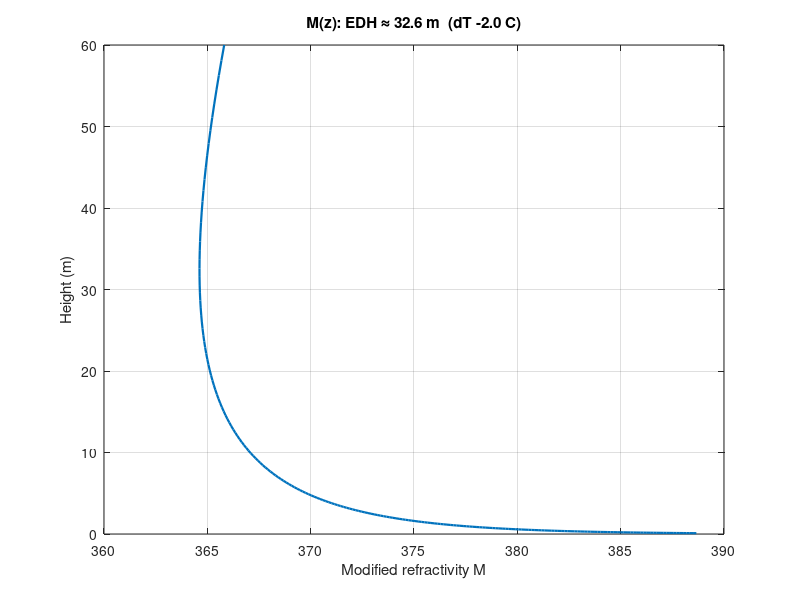

Recreate this plot in MATLAB. (Note: this script raises an error after producing the figure.)
%% Evaporation / surface-duct refractivity model  (MATLAB)  — AI-assisted (Claude)
% Predicts over-water VHF/UHF ducting from bulk marine weather, for Einstein's
% ocean-scatter / sea-path propagation studies. Computes the modified refractivity
% profile M(z) and the evaporation duct height (EDH), and flags surface-based
% inversions. Simplified (neutral log profiles); for research/triage, not a
% replacement for a full NPS/PJ bulk model.
%
% Inputs (edit below): SST, air temp, RH at reference height, pressure, wind.
% Run:  >> evap_duct

function evap_duct
  % ---- bulk marine inputs ----
  SST  = 29;      % sea surface temp (C)
  Ta   = 27;      % air temp at zr (C)
  RH   = 70;      % relative humidity at zr (%)
  P    = 1015;    % surface pressure (hPa)
  U    = 6;       % wind speed at zr (m/s)
  zr   = 10;      % reference measurement height (m)

  z  = logspace(log10(0.1), log10(60), 200).';   % heights (m)
  z0 = 1.5e-4;                                    % sea roughness length (m)

  % surface (saturated over seawater, salinity -2%) and reference humidity
  eS = 0.98*esat(SST);  qS = spechum(eS,P);
  eR = (RH/100)*esat(Ta); qR = spechum(eR,P);

  % neutral log profiles of T and q between surface and zr
  f  = log(z/z0)/log(zr/z0); f = min(max(f,0),1.2);
  Tz = SST + (Ta-SST).*f;
  qz = qS  + (qR-qS ).*f;
  ez = qz.*P./(622+0.378*qz);        % vapor pressure from specific humidity
  Nz = 77.6*P./(Tz+273.15) + 3.73e5*ez./(Tz+273.15).^2;
  Mz = Nz + 0.157*z;                 % modified refractivity

  % evaporation duct height = height of the M minimum (dM/dz = 0)
  [~,iMin] = min(Mz); EDH = z(iMin);
  astd = Ta - SST;
  trapped = any(diff(Mz)<0);

  fprintf('SST %.1f  Ta %.1f  RH %.0f%%  U %.1f m/s\n', SST,Ta,RH,U);
  fprintf('Air-sea dT = %+.1f C | humidity deficit %.1f g/kg\n', astd, qS-qR);
  fprintf('Evaporation duct height EDH = %.1f m | trapping layer present: %d\n', EDH, trapped);
  if astd>1.5, fprintf('Warm air over cooler sea -> surface-based (inversion) duct likely.\n'); end
  if EDH>15, fprintf('Strong evaporation duct -> VHF/UHF over-water enhancement likely.\n');
  elseif EDH>6, fprintf('Moderate evaporation duct.\n'); else, fprintf('Weak/no evaporation duct.\n'); end

  figure; plot(Mz,z,'LineWidth',1.6); grid on; set(gca,'YDir','normal');
  xlabel('Modified refractivity M'); ylabel('Height (m)');
  title(sprintf('M(z): EDH \\approx %.1f m  (dT %+.1f C)', EDH, astd));
  hold on; yline(EDH,'--r');
end

function e = esat(T),  e = 6.112*exp(17.62*T./(243.12+T)); end          % hPa
function q = spechum(e,P), q = 0.622*e./(P-0.378*e)*1000; end            % g/kg
